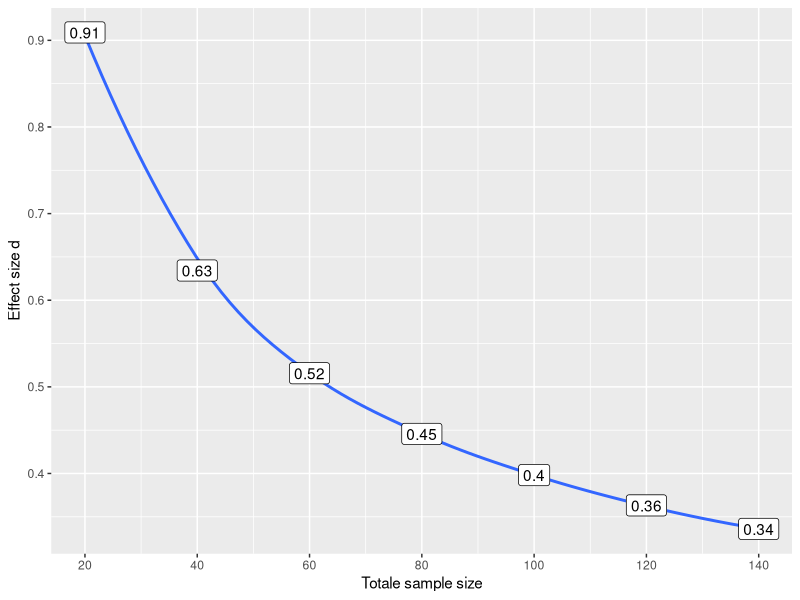

Recreate this plot in R.
library(pwr)
library("ggplot2")



power.t.test(power=.80, sig.level=.05, delta=.5, sd=1,type = "two.sample")

power.t.test(n=64, sig.level=.05, delta=.5, sd=1, type = "two.sample")
#paired
power.t.test(power=.80, sig.level=.05, delta=0.527, sd=1,type = "paired")


N<-seq(20,140,by=20)

dat<-data.frame(n=N)
for (i in seq(N)) {
  one.power<-power.t.test(power=.80, sig.level=.05, sd=1, n=N[i])
  dat$d[i]<-one.power$delta
}

ggplot(dat,aes(y=d,x=n, label = round(d,digits = 2))) +
  stat_smooth(method = "loess",se=FALSE) +
  labs(x="Totale sample size",y="Effect size d") +
  scale_x_continuous(breaks=seq(min(N),max(N),by=20))+
  geom_label()
